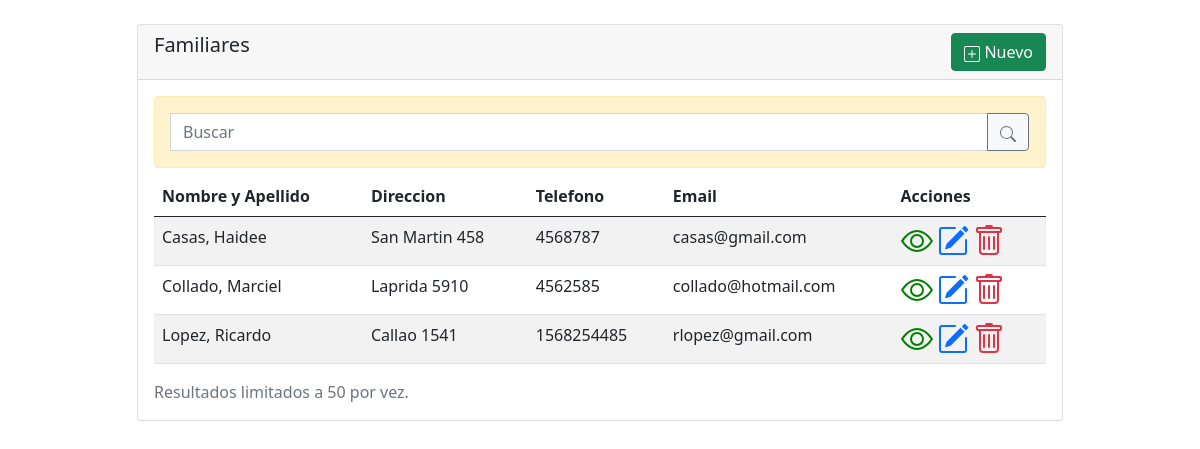
The page / on the database its author committed.
### familiares/models.py (models this page shows, shortened)
class Familiar(models.Model):
    nombre = models.CharField("Nombre", max_length=50)
    apellido = models.CharField("Apellido", max_length=50)
    dni = models.IntegerField("DNI", null=True, blank=True)
    fechaNacimiento = models.DateField("Fecha de Nacimiento", auto_now=False, auto_now_add=False, null=True, blank=True)
    telefono = models.CharField("Telefono", max_length=50, null=True, blank=True)
    direccion = models.CharField("Direccion", max_length=50, null=True, blank=True)
    email = models.EmailField("Email", max_length=254, null=True, blank=True)

### familiares/views.py (the view)
# urls.py: path('', views.index, name="familiares_index" ),
def index(request):
    if request.method == 'POST':
        query = request.POST['q']
        familiares = Familiar.objects.filter( Q(nombre__contains = query) | Q(apellido__contains = query) | Q(direccion__contains = query) | Q(email__contains = query) | Q(telefono__contains = query) | Q(dni__contains = query) )
    else:
        familiares = Familiar.objects.all()[:50]
    context = {
        'familiares': familiares
    }
    return render(request, 'familiares_index.html', context)

### familiares/templates/familiares_index.html (shortened to what this page needs)
{% extends 'base.html' %}
{% block content %}
    <div class="row mt-4">
        <div class="col-10 offset-1">
            <div class="card">
                <div class="card-header">
                    <div class="row">
                        <div class="col-10">
                            <h5> Familiares </h5>
                        </div>
                        <div class="col-2">
                            <a class="btn btn-success float-end" href="{% url 'familiares_create' %}"> Nuevo</a>
                        </div>
                    </div>
                </div>
                <div class="card-body">
                    <div class="alert alert-warning mb-2" role="alert">
                        <form action="" method="POST">
                        <div class="input-group">
                                <input autofocus type="text" name="q" class="form-control" placeholder="Buscar" aria-label="Recipient's username" aria-describedby="button-addon2">
                                <button class="btn btn-outline-secondary bg-light" type="submit" id="button-addon2"></button>
                          </div>
                        </form>
                    </div>
                    <div class="table-responsive">
                        <table class="table table-striped">
                            <thead>
                                <tr>
                                    <th>Nombre y Apellido</th>
                                    <th>Direccion</th>
                                    <th>Telefono</th>
                                    <th>Email</th>
                                    <th>Acciones</th>
                                </tr>
                            </thead>
                            <tbody>
                                {% for familiar in familiares %}
                                <tr>
                                    <td>{{familiar.apellido}}, {{familiar.nombre}}</td>
                                    <td>{{familiar.direccion}}</td>
                                    <td>{{familiar.telefono}}</td>
                                    <td>{{familiar.email}}</td>
                                    <td>
                                        <a href="{% url 'familiares_show' familiar.id %}"></a>
                                        <a href="{% url 'familiares_update' familiar.id %}"></a>
                                        <a href="{% url 'familiares_delete' familiar.id %}"></a>
                                    </td>
                                </tr>
                                {% empty %}
                                <tr>
                                    <td colspan="5">No se encuentran datos de familiares.-</td>
                                </tr>
                                {% endfor %}
                            </tbody>
                        </table>
                    </div>
                    <div class="text-muted">
                        Resultados limitados a 50 por vez.
                    </div>
                </div>
              </div>
        </div>
    </div>
{% endblock %}

### templates/base.html (shortened to what this page needs)
<!doctype html>
<html lang="es">
  <head>
    <link href="https://cdn.jsdelivr.net/npm/bootstrap@5.0.2/dist/css/bootstrap.min.css" rel="stylesheet">
    <link rel="stylesheet" href="https://cdn.jsdelivr.net/npm/bootstrap-icons@1.3.0/font/bootstrap-icons.css">
  </head>
  <body>
    <div class="container" >
        {% block content %}
        {% endblock %}
    </div>
  </body>
</html>

### rows shown on the page
Familiar: apellido "Casas", nombre "Haidee", direccion "San Martin 458", telefono "4568787", email "casas@gmail.com"
Familiar: apellido "Collado", nombre "Marciel", direccion "Laprida 5910", telefono "4562585", email "collado@hotmail.com"
Familiar: apellido "Lopez", nombre "Ricardo", direccion "Callao 1541", telefono "1568254485", email "rlopez@gmail.com"
